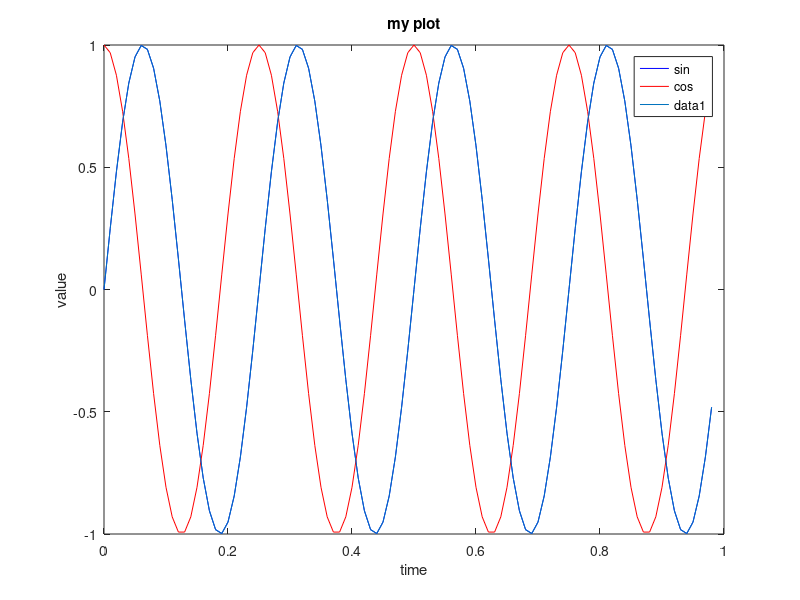
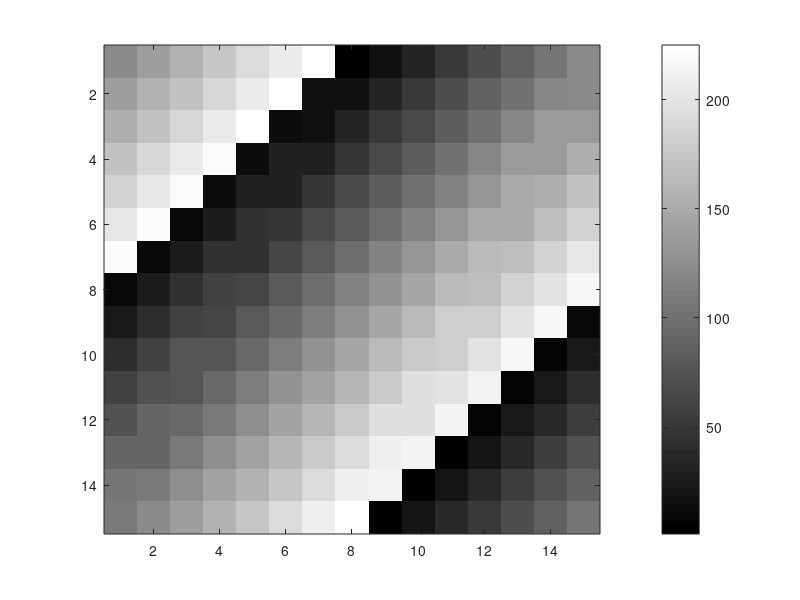

Write the MATLAB code that produced these figures, in order. (Note: this script raises an error after producing the figures.)
%%%%%%%%%%%%%%%%%%%%
% BASIC OPERATIONS
%%%%%%%%%%%%%%%%%%%%

1 == 2 %% AND

A = eye(5)

disp(sprintf('2 decimals: %0.2f', pi))


A = [1 2; 3 4; 5 6]

A = [1 2;
    3 4;
    5 6]


v = [1 2 3]

vector = [1; 2; 3]

v = 0 : 0.1 : 2

ones(2,3)

2 * ones(2,3)

zeros(1,3)

rand(3,3)

randn(3,3)

w = -6 + sqrt(10) * (randn(1, 10000))
%hist(w)
%hist(w, 50)

eye(4)

help eye



%%%%%%%%%%%%%%%%%%%%
% MOVING DATA AROUND
%%%%%%%%%%%%%%%%%%%%

A = [1 2; 3 4; 5 6]

sz = size(A)

size(sz)

size(A, 1) % no of rows

size(A, 2) % no of cols

length(A) % size of the longest dimension. applied normaly only to vectors

pwd

who

whos

clear v % remove a variable from the current scope

whos

vector = [1; 2; 3; 4; 5; 6] % a vector (6, 1)

v = vector(1:3) % take the first 3 elements from vector

pwd

cd 'c:\Users\rg83113\ml-course'

pwd

save datatest.mat v % saves the variable v to the file datatest.mat (compressed format)

save datatest.txt v -ascii % save as text


A

A(3, 2) % single element

A(2,:) % ":" means every element algong that row/column

A(:,2) % everyhing in column 2

A([1,3], :) % everything in rows 1 and 3

A(:,2) = [10;11;12] % assign values to the second column of A

A = [A, [100; 101; 102]] % append another column vector to the right

size(A) % 3x3

A(:) % put all alements of A into a single vector

A = [1 2; 3 4; 5 6]

B = [11 12; 13 14; 15 16]

C = [A B] % concatenate the matrices A and B. Same as [A, B]

C = [A; B] % put the B matrix below A


%%%%%%%%%%%%%%%%%%%%
% COMPUTING ON DATA
%%%%%%%%%%%%%%%%%%%%

A = [1 2; 3 4; 5 6]

B = [11 12; 13 14; 15 16]

A .* B % element by element multiplication. The . usually denotes element wise operations

A.^2 % the square of the matrix

v = [1; 2; 3]

1 ./ v % 1 divided by every element on the vector

1 ./ A % same for matrices

log(v) % logatithm function

abs([-1; -2; -3]) % absolute 

-v % negation. Same as -1 * v

v + ones(length(v),1) % increment v elems by 1

A' % transpose of A

(A')' % same as A

a = [1 15 2 0.5]

max(a) % max element

[val, ind] = max(a) % get the max value and it's index

a < 3 % Boolean representation of the operation performed on every element of the vector

find (a < 3) % indices of the elements that are less than 3

A = magic(3) % a 3 x 3 matrix where all it's rows, columns and diagonal add up to the same number

[r, c] = find(A >= 7) % two vectors with the indices of elements that are > 7

sum(a) % adds up all elements of a

prod(a) % multiplies all elements of a

floor(a) % rounds down the elements of a

ceil(a) % rounds up the elements of a

max(3, 4) % takes the maximum element

% it also works with matrices. It takes the maximum of every element of the 2
% randomly generated matrices
max(rand(3), rand(3)) 

A

max(A,[],1) % gets the maximum of every column

max(A,[],2) % gets the maximum of every row

% 2 ways to get the max of a matrix
max(max(A))
max(A(:))

A = magic(9)

% per column sum
sum(A,1)

% per row sum
sum(A,2)

eye(9)

A .* eye(9) % take the element wise product of the two matrices

sum(sum(A .* eye(9))) % adds all the values of the diagonal of A

flipud(eye(9)) % flips a matrix up down. Not needed

A = magic(3)

temp = pinv(A) % inverse of a matrix (pseudo-inverse)

temp * A % the identity matrix




%%%%%%%%%%%%%%%%%%%
% PLOTTING DATA
%%%%%%%%%%%%%%%%%%%

t = [0 : 0.01 : 0.98];

y1 = sin(2*pi*4*t);

plot(t, y1);
close;

y2 = cos(2*pi*4*t);

plot(t, y2);
close;

plot(t, y1, 'b');
hold on;
plot(t, y2, 'r');
xlabel('time');
ylabel('value');
legend('sin', 'cos');
title('my plot');
close;
% save to desktop
% cd 'C:\Users\rg83113\Desktop'; print -dpng myPlot.png



figure(1); plot(t,y1);
figure(2); plot(t,y2);
subplot(1,2,1); % Divides plot to a 1x2 grid, and accsess 1st element
plot(t,y1);
subplot(1,2,2); % access the 2nd element
plot(t,y2);
axis([0.5 1 -1 1]) % change the axis: x axis from 0.5 to 1 and y axis from -1 to 1

clf; % clear ?

A = magic(5)

imagesc(A)

imagesc(A), colorbar, colormap gray

imagesc(magic(15)), colorbar, colormap gray

% multiples commands on the same line
 a=1, b=2, c=3


%%%%%%%%%%%%%%%%%%%%%%%%%%%%%%%%%%%%%
% CONTROL STATEMENTS AND FUNCTIONS
%%%%%%%%%%%%%%%%%%%%%%%%%%%%%%%%%%%%%

% for loop
% break and continue statements are allowed
v= zeros(10,1)

for i=1:10,
    v(i) = 2^i;
end;
v

indices = 1:10

for i=indices,
    v(i) = 2^i;
end;


% while loop
i = 1;
while i<=5,
    v(i) = 100;
    i = i+1;
end;
v

i = 1;
while true,
    v(i) = 999;
    i = i+1;
    if i == 6,
        break
    end;
end;
v

% if else statement
v(1)=2;
if v(1) ==1,
    disp('The value is one');
elseif v(1) == 2,
    disp('The value is two');
else
    disp('The value is not one or two.');
end;
    

% functions are .m files
pwd
squareThisNumber(5)

% Add directory to Octave search path: addpath('directory_path')

[a,b] = squareAndCubeThisNumber(5);
a
b

% Cost function
X = [1 1; 1 2; 1 3]

y = [1; 2; 3]

theta = [0; 1]

j = costFunction(X, y, theta)

theta = [0; 0]

j = costFunction(X, y, theta)

    
